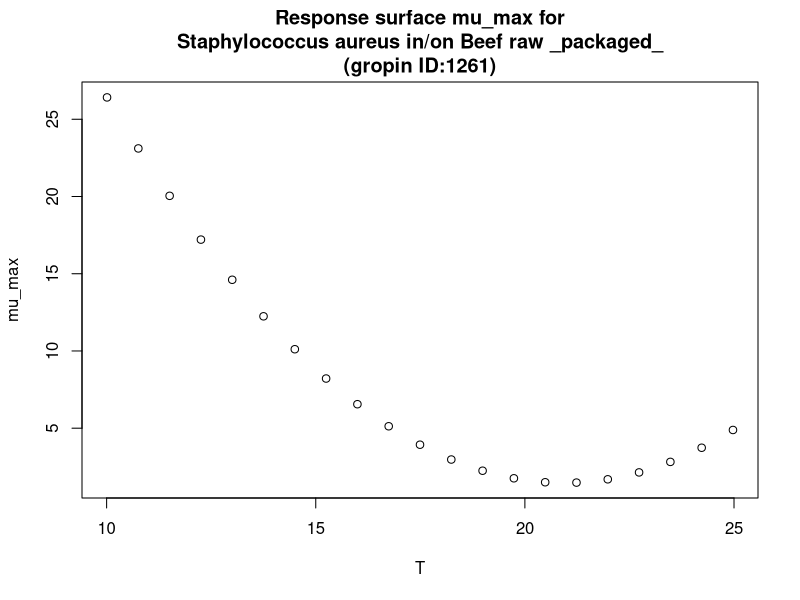

R code for this plot:
#############################
# start of Parameter script
#############################
T <- seq(10.01,24.975024975025,length.out=21)
#############################
# end of Parameter script
#############################
############################# 
# start of Model script Gropin ID 1261 
#############################
 
# constant coefficients for this model
 
variables <- data.frame(T)
argumentsPar <- expand.grid(variables)
 
# heart of the model
response_surface <- function(T) {
   mumax <-93.14-8.761*T+0.2093*T^2

return(mumax=mumax)
} 

# output parameters
mumax <- cbind(argumentsPar,response_surface(argumentsPar['T']))
colnames(mumax) <- c(colnames(argumentsPar),'mumax')
#############################
# End of Model script
#############################
############################# 
# start of Visualisation script Gropin ID 1261 
#############################
plot(T,mumax$mumax,
                          xlab='T',
                          ylab='mu_max',main='Response surface mu_max for
Staphylococcus aureus in/on Beef raw _packaged_
(gropin ID:1261)')
#############################
# End of Visualisation script
#############################
